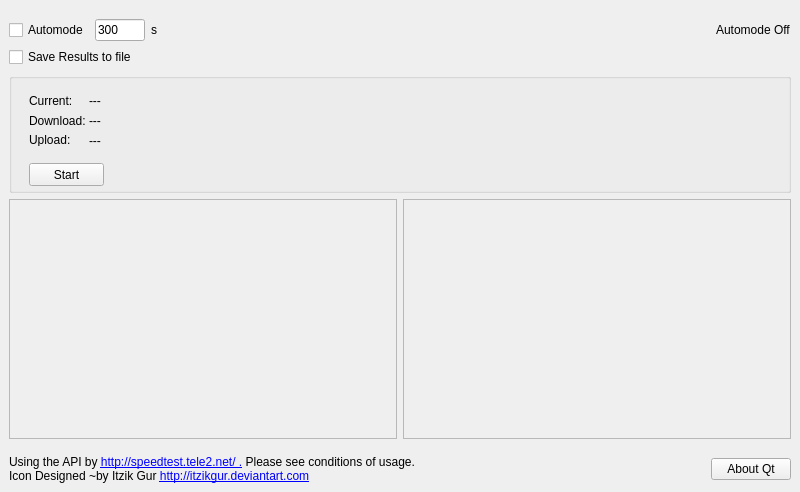
<?xml version="1.0" encoding="UTF-8"?>
<ui version="4.0">
 <class>MainWindow</class>
 <widget class="QMainWindow" name="MainWindow">
  <property name="geometry">
   <rect>
    <x>0</x>
    <y>0</y>
    <width>800</width>
    <height>492</height>
   </rect>
  </property>
  <property name="windowTitle">
   <string>Speedtest by Tropby</string>
  </property>
  <property name="windowIcon">
   <iconset resource="res.qrc">
    <normaloff>:/icons/icon.ico</normaloff>:/icons/icon.ico</iconset>
  </property>
  <widget class="QWidget" name="centralwidget">
   <layout class="QVBoxLayout" name="verticalLayout" stretch="0,0,0,1,0">
    <item>
     <layout class="QGridLayout" name="gridLayout">
      <property name="topMargin">
       <number>10</number>
      </property>
      <item row="0" column="2">
       <widget class="QLabel" name="label_4">
        <property name="text">
         <string>s</string>
        </property>
       </widget>
      </item>
      <item row="0" column="4">
       <spacer name="horizontalSpacer">
        <property name="orientation">
         <enum>Qt::Horizontal</enum>
        </property>
        <property name="sizeHint" stdset="0">
         <size>
          <width>40</width>
          <height>20</height>
         </size>
        </property>
       </spacer>
      </item>
      <item row="0" column="0">
       <widget class="QCheckBox" name="checkBox">
        <property name="text">
         <string>Automode</string>
        </property>
       </widget>
      </item>
      <item row="0" column="1">
       <widget class="QLineEdit" name="lineEdit">
        <property name="maximumSize">
         <size>
          <width>50</width>
          <height>16777215</height>
         </size>
        </property>
        <property name="text">
         <string>300</string>
        </property>
       </widget>
      </item>
      <item row="0" column="5">
       <widget class="QLabel" name="labelNext">
        <property name="text">
         <string>Automode Off</string>
        </property>
       </widget>
      </item>
     </layout>
    </item>
    <item>
     <widget class="QCheckBox" name="checkBoxSaveToFile">
      <property name="text">
       <string>Save Results to file</string>
      </property>
     </widget>
    </item>
    <item>
     <widget class="QGroupBox" name="groupBox">
      <property name="minimumSize">
       <size>
        <width>0</width>
        <height>120</height>
       </size>
      </property>
      <property name="title">
       <string/>
      </property>
      <widget class="QLabel" name="label_2">
       <property name="geometry">
        <rect>
         <x>20</x>
         <y>20</y>
         <width>71</width>
         <height>16</height>
        </rect>
       </property>
       <property name="text">
        <string>Current:</string>
       </property>
      </widget>
      <widget class="QLabel" name="labelStep">
       <property name="geometry">
        <rect>
         <x>80</x>
         <y>20</y>
         <width>150</width>
         <height>16</height>
        </rect>
       </property>
       <property name="text">
        <string>---</string>
       </property>
      </widget>
      <widget class="QLabel" name="label">
       <property name="geometry">
        <rect>
         <x>20</x>
         <y>40</y>
         <width>61</width>
         <height>16</height>
        </rect>
       </property>
       <property name="text">
        <string>Download:</string>
       </property>
      </widget>
      <widget class="QLabel" name="labelResult">
       <property name="geometry">
        <rect>
         <x>80</x>
         <y>40</y>
         <width>150</width>
         <height>16</height>
        </rect>
       </property>
       <property name="text">
        <string>---</string>
       </property>
      </widget>
      <widget class="QPushButton" name="pushButtonStartDownloadTest">
       <property name="geometry">
        <rect>
         <x>20</x>
         <y>90</y>
         <width>75</width>
         <height>23</height>
        </rect>
       </property>
       <property name="text">
        <string>Start</string>
       </property>
      </widget>
      <widget class="QLabel" name="label_3">
       <property name="geometry">
        <rect>
         <x>20</x>
         <y>60</y>
         <width>47</width>
         <height>13</height>
        </rect>
       </property>
       <property name="text">
        <string>Upload:</string>
       </property>
      </widget>
      <widget class="QLabel" name="labelUpload">
       <property name="geometry">
        <rect>
         <x>80</x>
         <y>60</y>
         <width>150</width>
         <height>16</height>
        </rect>
       </property>
       <property name="text">
        <string>---</string>
       </property>
      </widget>
     </widget>
    </item>
    <item>
     <layout class="QHBoxLayout" name="horizontalLayout">
      <item>
       <widget class="QFrame" name="frameChartResult">
        <property name="frameShape">
         <enum>QFrame::StyledPanel</enum>
        </property>
        <property name="frameShadow">
         <enum>QFrame::Raised</enum>
        </property>
        <layout class="QHBoxLayout" name="horizontalLayout_3">
         <property name="leftMargin">
          <number>0</number>
         </property>
         <property name="topMargin">
          <number>0</number>
         </property>
         <property name="rightMargin">
          <number>0</number>
         </property>
         <property name="bottomMargin">
          <number>0</number>
         </property>
         <item>
          <layout class="QHBoxLayout" name="horizontalLayoutChartResult"/>
         </item>
        </layout>
       </widget>
      </item>
      <item>
       <widget class="QFrame" name="frameChart">
        <property name="frameShape">
         <enum>QFrame::StyledPanel</enum>
        </property>
        <property name="frameShadow">
         <enum>QFrame::Raised</enum>
        </property>
        <layout class="QHBoxLayout" name="horizontalLayout_2">
         <property name="leftMargin">
          <number>0</number>
         </property>
         <property name="topMargin">
          <number>0</number>
         </property>
         <property name="rightMargin">
          <number>0</number>
         </property>
         <property name="bottomMargin">
          <number>0</number>
         </property>
         <item>
          <layout class="QHBoxLayout" name="horizontalLayoutChart"/>
         </item>
        </layout>
       </widget>
      </item>
     </layout>
    </item>
    <item>
     <layout class="QHBoxLayout" name="horizontalLayout_4">
      <property name="topMargin">
       <number>10</number>
      </property>
      <item>
       <widget class="QLabel" name="label_5">
        <property name="text">
         <string>&lt;html&gt;&lt;head/&gt;&lt;body&gt;&lt;p&gt;Using the API by &lt;a href=&quot;http://speedtest.tele2.net/&quot;&gt;&lt;span style=&quot; text-decoration: underline; color:#0000ff;&quot;&gt;http://speedtest.tele2.net/ .&lt;/span&gt;&lt;/a&gt; Please see conditions of usage.&lt;br/&gt;&lt;span style=&quot; color:#000000;&quot;&gt;Icon Designed ~by Itzik Gur &lt;/span&gt;&lt;a href=&quot;http://itzikgur.deviantart.com&quot;&gt;&lt;span style=&quot; text-decoration: underline; color:#0000ff;&quot;&gt;http://itzikgur.deviantart.com&lt;/span&gt;&lt;/a&gt;&lt;/p&gt;&lt;/body&gt;&lt;/html&gt;</string>
        </property>
       </widget>
      </item>
      <item>
       <widget class="QPushButton" name="pushButtonAbout">
        <property name="maximumSize">
         <size>
          <width>80</width>
          <height>16777215</height>
         </size>
        </property>
        <property name="text">
         <string>About Qt</string>
        </property>
       </widget>
      </item>
     </layout>
    </item>
   </layout>
  </widget>
 </widget>
 <resources>
  <include location="res.qrc"/>
 </resources>
 <connections/>
</ui>
